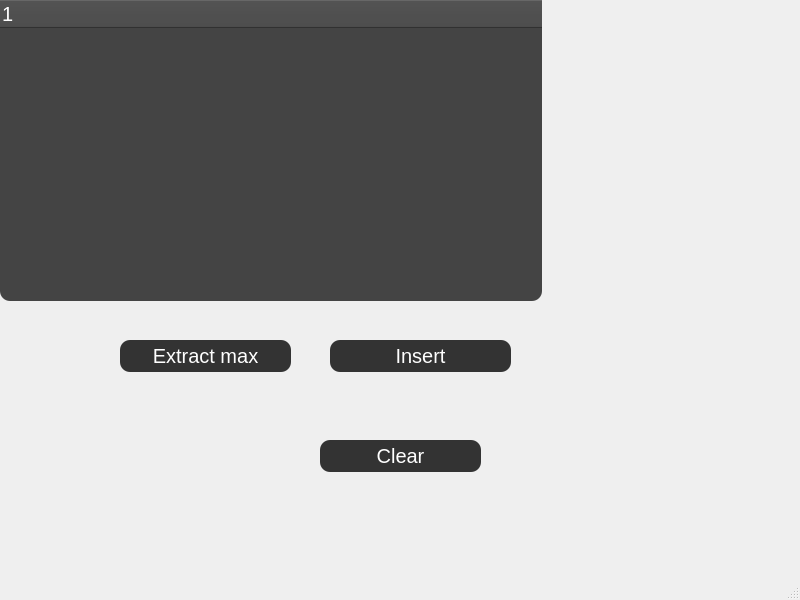
<?xml version="1.0" encoding="UTF-8"?>
<ui version="4.0">
 <class>MainWindow</class>
 <widget class="QMainWindow" name="MainWindow">
  <property name="geometry">
   <rect>
    <x>0</x>
    <y>0</y>
    <width>800</width>
    <height>600</height>
   </rect>
  </property>
  <property name="windowTitle">
   <string>MainWindow</string>
  </property>
  <widget class="QWidget" name="centralwidget">
   <widget class="QTreeWidget" name="treeWidget">
    <property name="geometry">
     <rect>
      <x>0</x>
      <y>0</y>
      <width>542</width>
      <height>301</height>
     </rect>
    </property>
    <property name="styleSheet">
     <string notr="true"> background-color: #444444;
    color: #ffffff;
    font-family: &quot;Arial Bold&quot;;
    font-size: 20px;
    border-radius: 10px;</string>
    </property>
    <column>
     <property name="text">
      <string notr="true">1</string>
     </property>
    </column>
   </widget>
   <widget class="QPushButton" name="extractMaxBut">
    <property name="geometry">
     <rect>
      <x>120</x>
      <y>340</y>
      <width>171</width>
      <height>32</height>
     </rect>
    </property>
    <property name="styleSheet">
     <string notr="true">QPushButton {
    background-color: #333333;
    color: #ffffff;
    font-family: &quot;Arial Bold&quot;;
    font-size: 20px;
    border-radius: 10px;
    
}

QPushButton:hover {
    background-color: #444444;
}

QPushButton:pressed {
    background-color: #222222;
}</string>
    </property>
    <property name="text">
     <string>Extract max</string>
    </property>
   </widget>
   <widget class="QPushButton" name="insertBut">
    <property name="geometry">
     <rect>
      <x>330</x>
      <y>340</y>
      <width>181</width>
      <height>32</height>
     </rect>
    </property>
    <property name="styleSheet">
     <string notr="true">QPushButton {
    background-color: #333333;
    color: #ffffff;
    font-family: &quot;Arial Bold&quot;;
    font-size: 20px;
    border-radius: 10px;
    
}

QPushButton:hover {
    background-color: #444444;
}

QPushButton:pressed {
    background-color: #222222;
}</string>
    </property>
    <property name="text">
     <string>Insert</string>
    </property>
   </widget>
   <widget class="QPushButton" name="clearBut">
    <property name="geometry">
     <rect>
      <x>320</x>
      <y>440</y>
      <width>161</width>
      <height>32</height>
     </rect>
    </property>
    <property name="styleSheet">
     <string notr="true">QPushButton {
    background-color: #333333;
    color: #ffffff;
    font-family: &quot;Arial Bold&quot;;
    font-size: 20px;
    border-radius: 10px;
    
}

QPushButton:hover {
    background-color: #444444;
}

QPushButton:pressed {
    background-color: #222222;
}</string>
    </property>
    <property name="text">
     <string>Clear</string>
    </property>
   </widget>
  </widget>
  <widget class="QMenuBar" name="menubar">
   <property name="geometry">
    <rect>
     <x>0</x>
     <y>0</y>
     <width>800</width>
     <height>24</height>
    </rect>
   </property>
  </widget>
  <widget class="QStatusBar" name="statusbar"/>
 </widget>
 <resources/>
 <connections/>
</ui>
